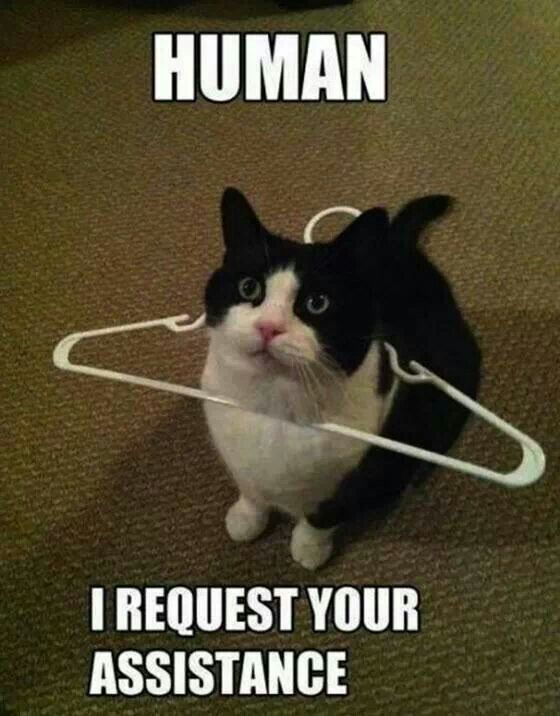
#> input picture surf/images/cat.jpg, 560 x 716 px
$ python surf.py
#> lines starting #> are read from the running program, lines starting #| are printed output that depends on the picture
import cv2
import matplotlib.pyplot as plt
import numpy as np
#%matplotlib inline

print("hello")
# Load the image
image1 = cv2.imread('images/cat.jpg')
#> image1 is the input picture: shape (716, 560, 3); mean B, G, R 50.6, 75.1, 83.2

# Convert the training image to RGB
training_image = cv2.cvtColor(image1, cv2.COLOR_BGR2RGB)

# Convert the training image to gray scale
training_gray = cv2.cvtColor(training_image, cv2.COLOR_RGB2GRAY)
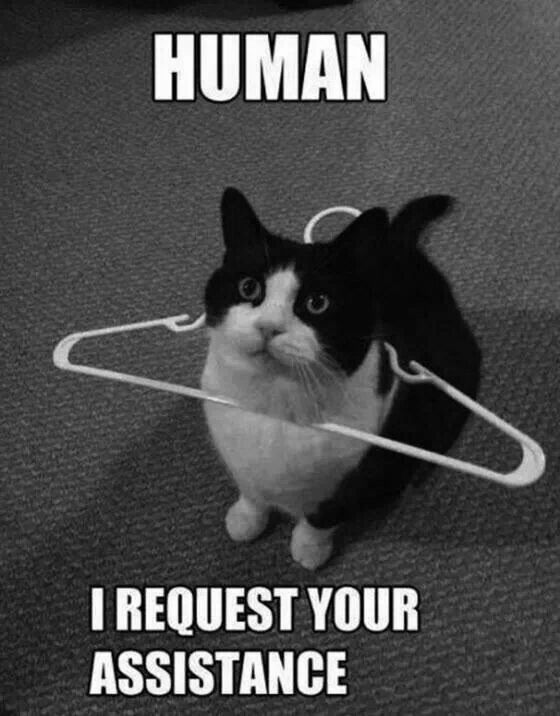
#> training_gray: shape (716, 560); min 0, max 255, mean 74.7

# Create test image by adding Scale Invariance and Rotational Invariance
test_image = cv2.pyrDown(training_image)
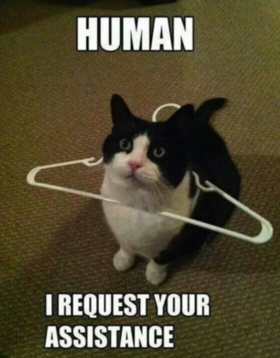
#> test_image: shape (358, 280, 3); mean R, G, B 83.2, 75.1, 50.6
test_image = cv2.pyrDown(test_image)
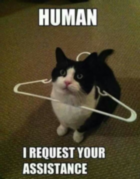
#> test_image: shape (179, 140, 3); mean R, G, B 83.1, 75, 50.5
num_rows, num_cols = test_image.shape[:2]
#> num_rows = 179; num_cols = 140

rotation_matrix = cv2.getRotationMatrix2D((num_cols/2, num_rows/2), 30, 1)
test_image = cv2.warpAffine(test_image, rotation_matrix, (num_cols, num_rows))
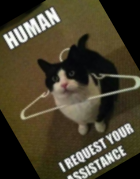
#> test_image: shape (179, 140, 3); mean R, G, B 72, 64.8, 45.8

test_gray = cv2.cvtColor(test_image, cv2.COLOR_RGB2GRAY)
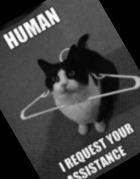
#> test_gray: shape (179, 140); min 0, max 253, mean 64.7

# Display traning image and testing image
fx, plots = plt.subplots(1, 2, figsize=(20,20))

plots[0].set_title("Training Image")
plots[0].imshow(training_image)

plots[1].set_title("Testing Image")
plots[1].imshow(test_image)
plt.show()

#> (the run stopped early here; a loop or call above may not have finished)
